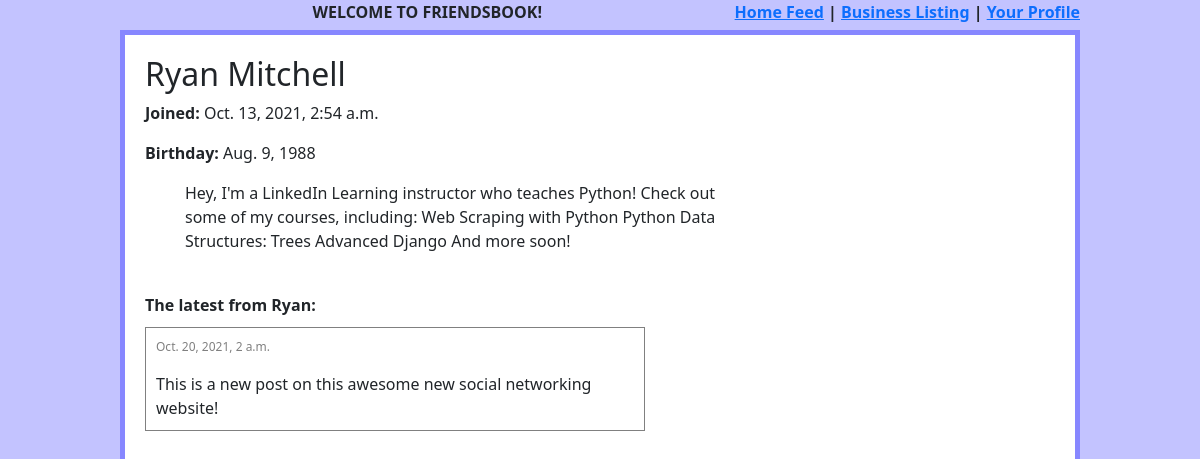
The app's page /profile/1 with its own data.
### profilepage/models.py (models this page shows, shortened)
class ProfilePage(models.Model):
    user_account = models.ForeignKey(UserAccount, null=True, blank=False, on_delete=CASCADE)

### useraccount/models.py (models this page shows, shortened)
class UserAccount(models.Model):
    user = models.ForeignKey(User, null=False, blank=False, on_delete=CASCADE)
    first_name = models.CharField(max_length=140)
    last_name = models.CharField(max_length=140)
    created_on = models.DateTimeField('date created', auto_now_add=True)
    birthday = models.DateField()
    location = models.CharField(max_length=200)
    about = models.TextField(null=True)
    def name(self):
        return '{} {}'.format(self.first_name, self.last_name)

### post/models.py (models this page shows, shortened)
class Post(models.Model):
    author = models.ForeignKey(User, null=True, blank=True, on_delete=CASCADE)
    content = models.CharField(max_length=140)
    created_on = models.DateTimeField('date created', auto_now_add=True)

### profilepage/views.py (the view)
# urls.py: path('profile/<int:profilepage_id>', profile_detail, name='profile page'),
def profile_detail(request, profilepage_id):
    template = loader.get_template('profilepage.html')
    profile = ProfilePage.objects.get(id=profilepage_id)
    Post = apps.get_model('post', 'Post')
    posts = Post.objects.filter(author=profile.user_account.user)
    own_profile = request.user and (request.user.id == profile.user_account.user.id)
    return HttpResponse(template.render({'profile': profile, 'posts': posts, 'own_profile': own_profile}, request))

### profilepage/templates/profilepage.html (shortened to what this page needs)
{% load bootstrap5 %}
{% bootstrap_css %}
{% include 'header.html' %}
<div class="wrapper">
<div class="profile" id="profile-{{profile.id}}">
    <h2>{{profile.user_account.name}}</h2>
    <p><span class="label">Joined:</span> {{profile.user_account.created_on}}</p>
    <p><span class="label">Birthday:</span> {{profile.user_account.birthday}}</p>
    <div class="profile-about">
        {{profile.user_account.about}}
    </div>
</div>
<span class="label">The latest from {{profile.user_account.first_name}}:</span>
{% for post in posts %}
<div class="post">
    <span id="post-{{post.id}}">
        <span class="date">{{post.created_on}}</span>
        </p>{{post.content}}
    </span>
</div>
{% endfor %}
</div>

### static/css/styles.css (style rules this page uses)
.label { font-weight: bold; }
.wrapper { border: 5px solid rgb(135, 135, 255); width: 80%; margin: auto; padding: 20px; background-color: white; height: 100%; }
.post { border: 1px solid gray; width: 500px; padding: 10px; margin-top: 10px; }
.date { color: gray; font-size: 12px; }
.profile { margin-bottom: 40px; }
.profile-about { margin-left: 40px; width: 60%; }

### records on screen
ProfilePage: user_account.name "Ryan Mitchell", user_account.created_on "Oct. 13, 2021, 2:54 a.m.", user_account.birthday "Aug. 9, 1988", user_account.about "Hey, I'm a LinkedIn Learning instructor who teaches Python! Check out some of my courses, including: Web Scraping with Python Python Data Structures: Trees Advanced Django And more soon!", user_account.first_name "Ryan"
Post: created_on "Oct. 20, 2021, 2 a.m.", content "This is a new post on this awesome new social networking website!"
